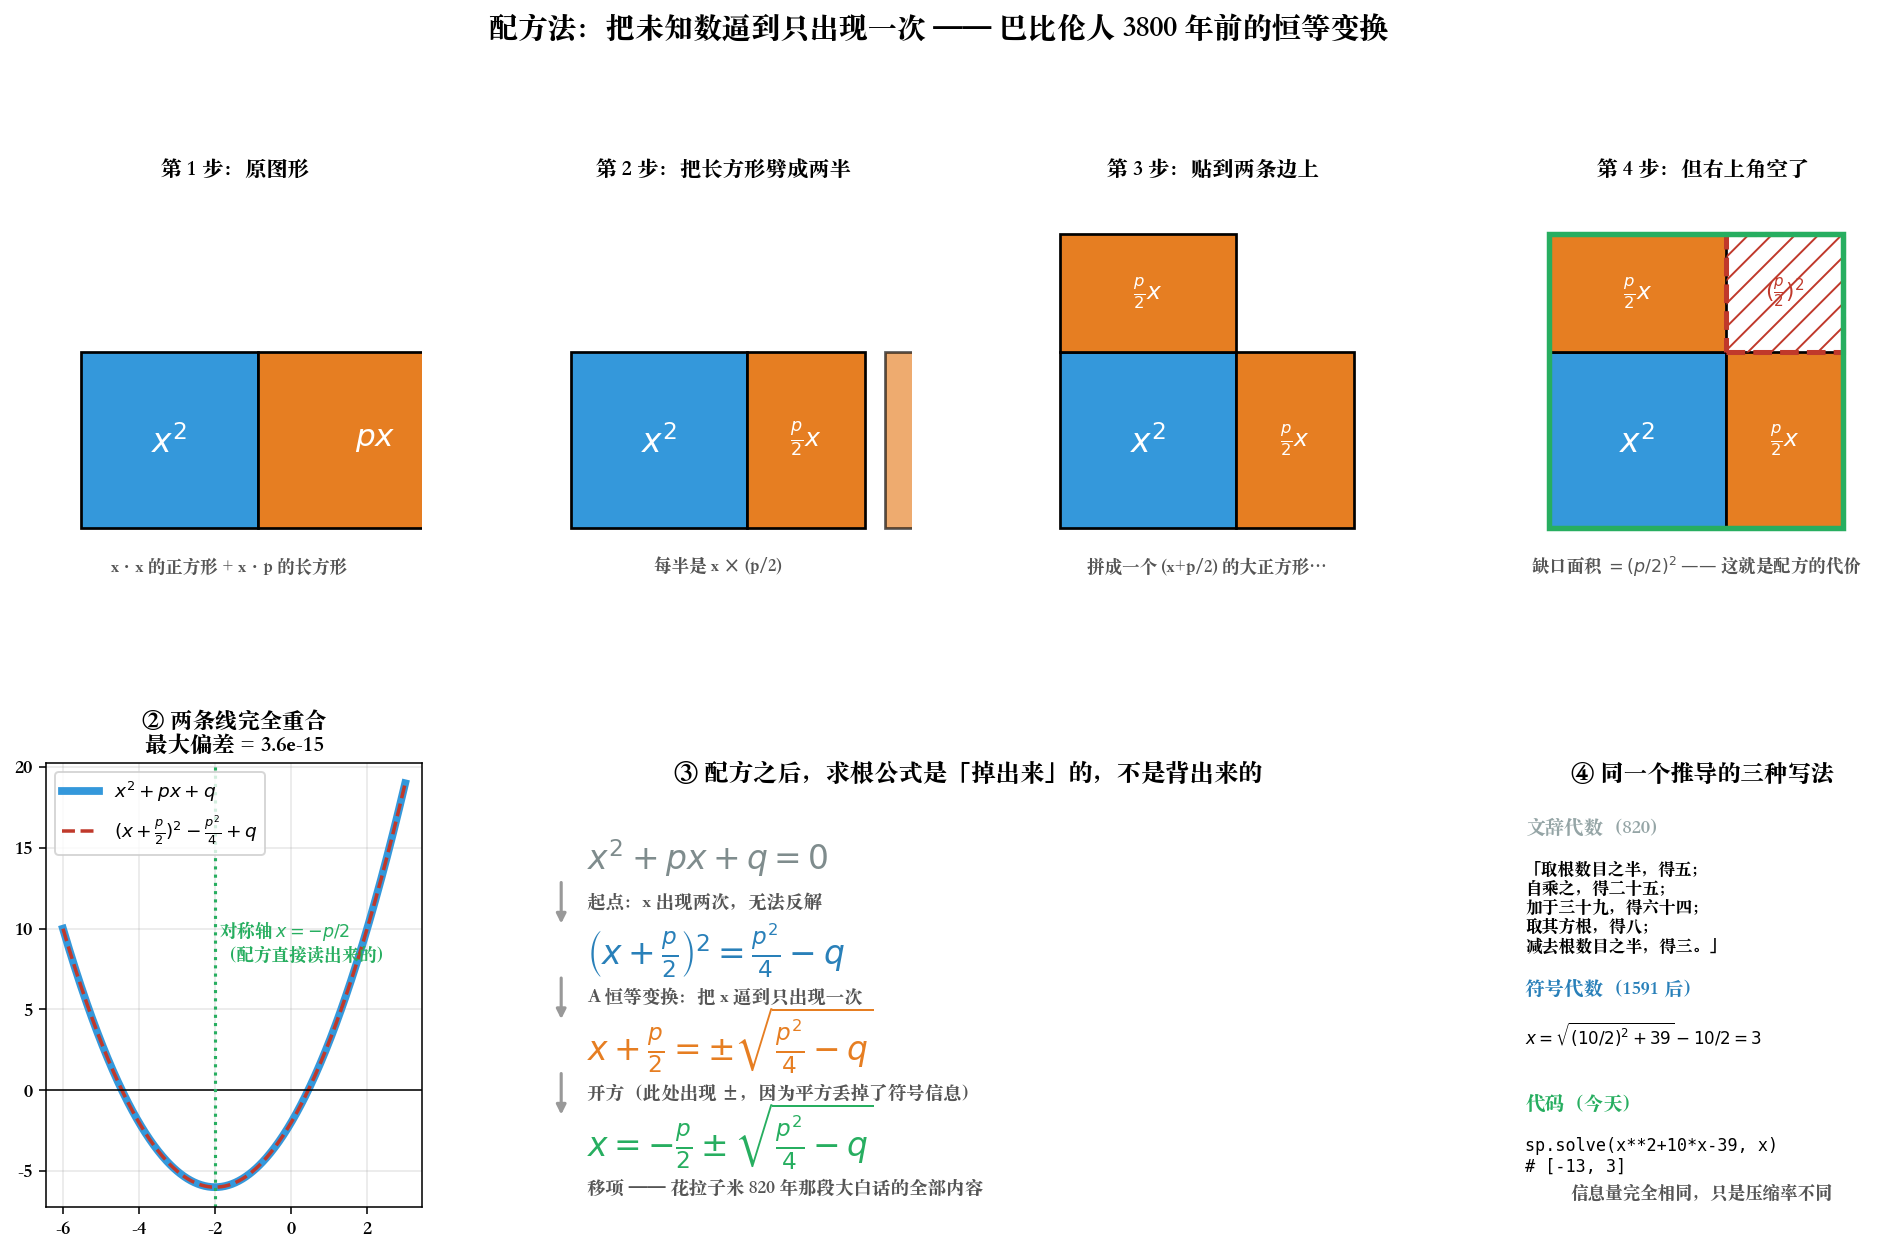

Recreate this plot in Python.
"""completing_square_babylon.py
================================================================================
Chapter 0.98.2 · 配方法：巴比伦人 3800 年前就在做的「恒等变换」

配方法的真正目的**不是**记住一个套路，而是：

    把未知数 x 从「出现在两个地方」逼成「只出现在一个地方」。

    x² + px + q        ← x 出现两次（x² 里一次，px 里一次），没法直接反解
    (x + p/2)² − p²/4 + q   ← x 只出现一次，剩下的就是纯机械开方

**恒等变换只有换衣服的权利，没有换人的权利** —— 两个表达式对任意 x 都相等，
没有新增任何信息。它唯一做的事，就是把结构重新排列，让答案自己掉出来。

历史：
  · 前 1800  巴比伦泥板 BM 13901：用「补一个正方形」的**几何**做法解二次问题
  · 820      花拉子米 *al-Jabr*：全文用大白话写，一整段话 = 今天的一行公式
  · 1591     韦达引入符号代数，「一般的方程」这句话才写得出来

几何原版（这就是「配方」两个字的来源）：
    x² + px  =  一个 x×x 的正方形 + 一个 x×p 的长方形
             =  把长方形劈成两半，贴在正方形的两条边上
             =  一个 (x + p/2)² 的大正方形，但**多补了一个 (p/2)² 的小角**
    所以      x² + px = (x + p/2)² − (p/2)²

可视化：
  ① 几何配方四格动画：切、贴、补角、读出恒等式
  ② SymPy 验收：原式 − 配方式 恒为 0（A 类动作的唯一验收标准）
  ③ 求根公式的诞生：配方后 x 只出现一次，开方即得
  ④ 花拉子米原题 x² + 10x = 39 的三种写法：大白话 / 符号 / 代码

运行：  python ch00_98_deriving_formulas/completing_square_babylon.py
================================================================================
"""

from pathlib import Path

import matplotlib.pyplot as plt
import numpy as np
import sympy as sp
from matplotlib.patches import Rectangle


def symbolic_check():
    x, p, q = sp.symbols('x p q')
    expr = x ** 2 + p * x + q
    square = (x + p / 2) ** 2 - p ** 2 / 4 + q

    print("=" * 74)
    print("A 类动作（恒等变换）的验收：差必须恒为 0")
    print("=" * 74)
    print(f"  原式    : {expr}")
    print(f"  配方后  : {square}")
    print(f"  差      : {sp.simplify(expr - square)}      ← 必须是 0")
    print(f"  求根    : {sp.solve(expr, x)}")

    # 花拉子米 820 年的原题
    sol = sp.solve(sp.Eq(x ** 2 + 10 * x, 39), x)
    print(f"\n花拉子米原题 x² + 10x = 39  →  x = {sol}")
    print("  他的大白话原文（意译）：")
    print("    「取根数目之半，得五；自乘之，得二十五；加于三十九，得六十四；")
    print("      取其方根，得八；减去根数目之半，得三 —— 此即所求之根。」")
    print("  一整段话 = 今天的一行：x = sqrt((10/2)² + 39) - 10/2 = 3")
    return expr, square


def main():
    symbolic_check()

    x_val, p_val = 3.0, 4.0        # 用具体数字画几何图

    fig = plt.figure(figsize=(17, 9.8))
    gs = fig.add_gridspec(2, 4, height_ratios=[1.05, 1], hspace=.32, wspace=.3)

    # ---- ① 几何配方四格 ----------------------------------------------------
    panels = [
        ("第 1 步：原图形", "x·x 的正方形 + x·p 的长方形"),
        ("第 2 步：把长方形劈成两半", "每半是 x × (p/2)"),
        ("第 3 步：贴到两条边上", "拼成一个 (x+p/2) 的大正方形…"),
        ("第 4 步：但右上角空了", r"缺口面积 $=(p/2)^2$ —— 这就是配方的代价"),
    ]
    for k, (title, sub) in enumerate(panels):
        ax = fig.add_subplot(gs[0, k])
        ax.set_aspect("equal")
        ax.set_xlim(-.6, x_val + p_val / 2 + .8)
        ax.set_ylim(-.9, x_val + p_val / 2 + .8)
        ax.axis("off")

        # x² 的正方形，四格都有
        ax.add_patch(Rectangle((0, 0), x_val, x_val, fc="#3498db", ec="k", lw=1.4))
        ax.text(x_val / 2, x_val / 2, r"$x^2$", ha="center", va="center",
                fontsize=17, color="white", fontweight="bold")

        if k == 0:
            ax.add_patch(Rectangle((x_val, 0), p_val, x_val, fc="#e67e22", ec="k", lw=1.4))
            ax.text(x_val + p_val / 2, x_val / 2, r"$px$", ha="center", va="center",
                    fontsize=16, color="white", fontweight="bold")
        elif k == 1:
            ax.add_patch(Rectangle((x_val, 0), p_val / 2, x_val, fc="#e67e22", ec="k", lw=1.4))
            ax.add_patch(Rectangle((x_val + p_val / 2 + .35, 0), p_val / 2, x_val,
                                   fc="#e67e22", ec="k", lw=1.4, alpha=.65))
            ax.text(x_val + p_val / 4, x_val / 2, r"$\frac{p}{2}x$", ha="center",
                    va="center", fontsize=13, color="white")
        else:
            ax.add_patch(Rectangle((x_val, 0), p_val / 2, x_val, fc="#e67e22", ec="k", lw=1.4))
            ax.add_patch(Rectangle((0, x_val), x_val, p_val / 2, fc="#e67e22", ec="k", lw=1.4))
            ax.text(x_val + p_val / 4, x_val / 2, r"$\frac{p}{2}x$", ha="center",
                    va="center", fontsize=12, color="white")
            ax.text(x_val / 2, x_val + p_val / 4, r"$\frac{p}{2}x$", ha="center",
                    va="center", fontsize=12, color="white")
            if k == 3:
                ax.add_patch(Rectangle((x_val, x_val), p_val / 2, p_val / 2,
                                       fc="none", ec="#c0392b", lw=2.6, ls="--", hatch="//"))
                ax.text(x_val + p_val / 4, x_val + p_val / 4, r"$(\frac{p}{2})^2$",
                        ha="center", va="center", fontsize=11, color="#c0392b")
                ax.add_patch(Rectangle((0, 0), x_val + p_val / 2, x_val + p_val / 2,
                                       fc="none", ec="#27ae60", lw=2.8))
        ax.set_title(title, fontsize=11, fontweight="bold")
        ax.text((x_val + p_val / 2) / 2, -.75, sub, ha="center", fontsize=9, color="#555")

    # ---- ② 恒等式的数值验收 ------------------------------------------------
    ax = fig.add_subplot(gs[1, 0])
    xs = np.linspace(-6, 3, 400)
    p, q = 4.0, -2.0
    lhs = xs ** 2 + p * xs + q
    rhs = (xs + p / 2) ** 2 - p ** 2 / 4 + q
    ax.plot(xs, lhs, lw=4, color="#3498db", label=r"$x^2+px+q$")
    ax.plot(xs, rhs, lw=1.8, ls="--", color="#c0392b", label=r"$(x+\frac{p}{2})^2-\frac{p^2}{4}+q$")
    ax.axhline(0, color="k", lw=.8)
    ax.axvline(-p / 2, color="#27ae60", ls=":", lw=1.6)
    ax.text(-p / 2 + .1, 8, r"对称轴 $x=-p/2$" + "\n（配方直接读出来的）",
            fontsize=9, color="#27ae60")
    ax.set_title(f"② 两条线完全重合\n最大偏差 = {np.abs(lhs-rhs).max():.1e}",
                 fontsize=11.5, fontweight="bold")
    ax.legend(fontsize=9.5)
    ax.grid(alpha=.3)

    # ---- ③ 配方 → 求根公式 --------------------------------------------------
    ax = fig.add_subplot(gs[1, 1:3])
    ax.axis("off")
    ax.text(.5, .96, "③ 配方之后，求根公式是「掉出来」的，不是背出来的",
            ha="center", transform=ax.transAxes, fontsize=12.5, fontweight="bold")
    chain = [
        (r"$x^2 + px + q = 0$", "起点：x 出现两次，无法反解", "#7f8c8d"),
        (r"$\left(x+\frac{p}{2}\right)^2 = \frac{p^2}{4} - q$",
         "A 恒等变换：把 x 逼到只出现一次", "#2980b9"),
        (r"$x + \frac{p}{2} = \pm\sqrt{\frac{p^2}{4}-q}$",
         "开方（此处出现 ±，因为平方丢掉了符号信息）", "#e67e22"),
        (r"$x = -\frac{p}{2} \pm \sqrt{\frac{p^2}{4}-q}$",
         "移项 —— 花拉子米 820 年那段大白话的全部内容", "#27ae60"),
    ]
    for i, (formula, note, col) in enumerate(chain):
        y = .76 - i * .215
        ax.text(.06, y, formula, transform=ax.transAxes, fontsize=17, color=col)
        ax.text(.06, y - .085, note, transform=ax.transAxes, fontsize=9.5, color="#555")
        if i < 3:
            ax.annotate("", xy=(.03, y - .13), xytext=(.03, y - .02),
                        xycoords="axes fraction",
                        arrowprops=dict(arrowstyle="-|>", lw=1.6, color="#999"))

    # ---- ④ 三种写法 --------------------------------------------------------
    ax = fig.add_subplot(gs[1, 3])
    ax.axis("off")
    ax.text(.5, .96, "④ 同一个推导的三种写法", ha="center",
            transform=ax.transAxes, fontsize=12, fontweight="bold")
    blocks = [
        ("文辞代数（820）", "「取根数目之半，得五；\n自乘之，得二十五；\n加于三十九，得六十四；\n"
                          "取其方根，得八；\n减去根数目之半，得三。」", "#95a5a6"),
        ("符号代数（1591 后）", r"$x=\sqrt{(10/2)^2+39}-10/2=3$", "#2980b9"),
        ("代码（今天）", "sp.solve(x**2+10*x-39, x)\n# [-13, 3]", "#27ae60"),
    ]
    y = .84
    for name, body, col in blocks:
        ax.text(.03, y, name, transform=ax.transAxes, fontsize=10,
                fontweight="bold", color=col)
        ax.text(.03, y - .06, body, transform=ax.transAxes, fontsize=8.6,
                va="top", family="monospace" if "代码" in name else None)
        y -= .36 if "文辞" in name else .26
    ax.text(.5, .02, "信息量完全相同，只是压缩率不同", ha="center",
            transform=ax.transAxes, fontsize=9, style="italic", color="#555")

    fig.suptitle("配方法：把未知数逼到只出现一次 —— 巴比伦人 3800 年前的恒等变换",
                 fontsize=15, fontweight="bold")
    out = Path(__file__).with_suffix(".png")
    fig.savefig(out, dpi=140, bbox_inches="tight")
    print(f"\n图已保存到 {out}")

    print("\n心法：看到未知数出现在多处，第一反应就是「能不能把它们合并成一处」。")
    print("      配方、通分、因式分解、三角恒等式、对数换底 —— 全是同一个动机的不同外衣。")


if __name__ == "__main__":
    plt.rcParams["font.sans-serif"] = [
        "PingFang SC", "Heiti SC", "Songti SC",
        "Noto Sans CJK SC", "WenQuanYi Zen Hei", "Arial Unicode MS",
    ]
    plt.rcParams["axes.unicode_minus"] = False
    main()
